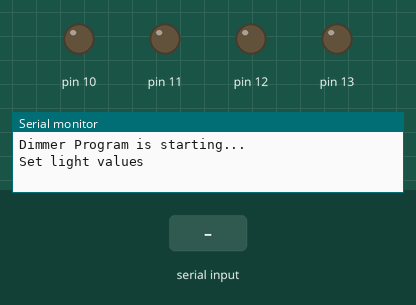
Bench run of a sketch on a simulated Arduino Uno, built with avr-gcc and run on an emulated ATmega328P. Shown: output pins drawn as LEDs (lit = HIGH), the last lines printed to the serial monitor. The inputs (shaded band) are chosen by the test bench.

Above: at 1.2 s.
1.3 s: "90,45\n" received over Serial
At 2.0 s:
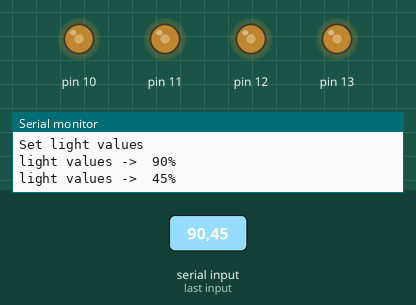
3.2 s: "5\n" received over Serial
At 3.9 s:
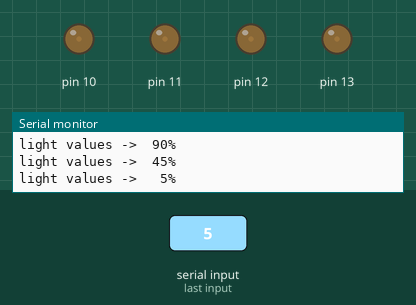
4.9 s: "30,150\n" received over Serial
At 6.1 s:
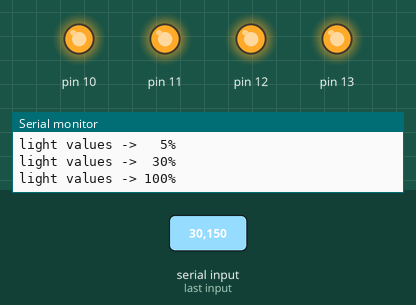
Timing chart, 0 to 7.9 s (numbered marks = the images above; inputs shaded):
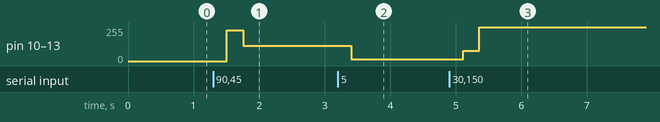

Measured:
- after the input at 1.3 s, pin 10–13: 0/255 → 229/255 after 0.21 s, → 114/255 0.25 s later
- after the input at 3.2 s, pin 10–13: 114/255 → 12/255 after 0.21 s
- after the input at 4.9 s, pin 10–13: 12/255 → 76/255 after 0.21 s, → 255/255 0.25 s later

The sketch:

rbddimmer_serial_monitor_dim.ino
```cpp
// https://github.com/RobotDynOfficial/RBDDimmer/blob/master/examples/SerialMonitorDim/SerialMonitorDim.ino
#include <RBDdimmer.h>

// lights (left to right looking at them)
#define redTwo  12
#define greenTwo  13
// blue is hard-wired
#define greenOne  11
#define redOne  10

dimmerLamp dimmerRedTwo(redTwo);
dimmerLamp dimmerGreenTwo(greenTwo);
dimmerLamp dimmerGreenOne(greenOne);
dimmerLamp dimmerRedOne(redOne);

int outVal = 0;

void setup() {
  Serial.begin(9600);

  dimmerRedTwo.begin(NORMAL_MODE, ON);
  dimmerGreenTwo.begin(NORMAL_MODE, ON);
  dimmerGreenOne.begin(NORMAL_MODE, ON);
  dimmerRedOne.begin(NORMAL_MODE, ON);

  Serial.println("Dimmer Program is starting...");
  Serial.println("Set light values");
}

void printSpace(int val) {
  if ((val / 100) == 0) Serial.print(" ");
  if ((val / 10) == 0) Serial.print(" ");
}

void loop() {
  int preVal = outVal;

  if (Serial.available()) {
    int buf = Serial.parseInt();
    if (buf != 0) outVal = buf;
    delay(200);
  }

  dimmerRedTwo.setPower(outVal);
  dimmerGreenTwo.setPower(outVal);
  dimmerGreenOne.setPower(outVal);
  dimmerRedOne.setPower(outVal);

  if (preVal != outVal){
    Serial.print("light values -> ");
    printSpace(dimmerRedTwo.getPower());
    Serial.print(dimmerRedTwo.getPower());
    Serial.println("%");

  }

  delay(50);
}
```
